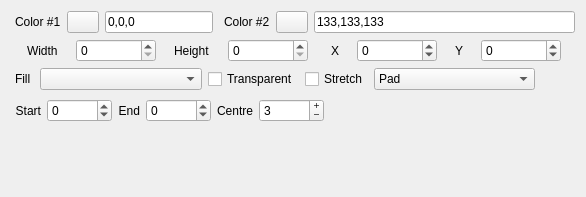
<?xml version="1.0" encoding="UTF-8"?>
<ui version="4.0">
 <class>Form</class>
 <widget class="QWidget" name="Form">
  <property name="geometry">
   <rect>
    <x>0</x>
    <y>0</y>
    <width>586</width>
    <height>197</height>
   </rect>
  </property>
  <property name="windowTitle">
   <string>Form</string>
  </property>
  <layout class="QVBoxLayout" name="verticalLayout_2">
   <item>
    <layout class="QVBoxLayout" name="verticalLayout">
     <property name="leftMargin">
      <number>4</number>
     </property>
     <item>
      <layout class="QHBoxLayout" name="horizontalLayout_8">
       <item>
        <widget class="QLabel" name="label_textColor">
         <property name="sizePolicy">
          <sizepolicy hsizetype="Fixed" vsizetype="Preferred">
           <horstretch>0</horstretch>
           <verstretch>0</verstretch>
          </sizepolicy>
         </property>
         <property name="minimumSize">
          <size>
           <width>31</width>
           <height>0</height>
          </size>
         </property>
         <property name="text">
          <string>Color #1</string>
         </property>
        </widget>
       </item>
       <item>
        <widget class="QPushButton" name="pushButton_color1">
         <property name="maximumSize">
          <size>
           <width>32</width>
           <height>32</height>
          </size>
         </property>
         <property name="text">
          <string/>
         </property>
         <property name="MaximumSize" stdset="0">
          <size>
           <width>32</width>
           <height>32</height>
          </size>
         </property>
        </widget>
       </item>
       <item>
        <widget class="QLineEdit" name="lineEdit_color1">
         <property name="sizePolicy">
          <sizepolicy hsizetype="Fixed" vsizetype="Fixed">
           <horstretch>0</horstretch>
           <verstretch>0</verstretch>
          </sizepolicy>
         </property>
         <property name="minimumSize">
          <size>
           <width>1</width>
           <height>0</height>
          </size>
         </property>
         <property name="text">
          <string>0,0,0</string>
         </property>
         <property name="maxLength">
          <number>12</number>
         </property>
        </widget>
       </item>
       <item>
        <spacer name="horizontalSpacer_9">
         <property name="orientation">
          <enum>Qt::Horizontal</enum>
         </property>
         <property name="sizeType">
          <enum>QSizePolicy::Fixed</enum>
         </property>
         <property name="sizeHint" stdset="0">
          <size>
           <width>5</width>
           <height>20</height>
          </size>
         </property>
        </spacer>
       </item>
       <item>
        <widget class="QLabel" name="label_textColor_2">
         <property name="sizePolicy">
          <sizepolicy hsizetype="Fixed" vsizetype="Preferred">
           <horstretch>0</horstretch>
           <verstretch>0</verstretch>
          </sizepolicy>
         </property>
         <property name="minimumSize">
          <size>
           <width>31</width>
           <height>0</height>
          </size>
         </property>
         <property name="text">
          <string>Color #2</string>
         </property>
        </widget>
       </item>
       <item>
        <widget class="QPushButton" name="pushButton_color2">
         <property name="maximumSize">
          <size>
           <width>32</width>
           <height>32</height>
          </size>
         </property>
         <property name="text">
          <string/>
         </property>
         <property name="MaximumSize" stdset="0">
          <size>
           <width>32</width>
           <height>32</height>
          </size>
         </property>
        </widget>
       </item>
       <item>
        <widget class="QLineEdit" name="lineEdit_color2">
         <property name="sizePolicy">
          <sizepolicy hsizetype="Minimum" vsizetype="Fixed">
           <horstretch>0</horstretch>
           <verstretch>0</verstretch>
          </sizepolicy>
         </property>
         <property name="minimumSize">
          <size>
           <width>1</width>
           <height>0</height>
          </size>
         </property>
         <property name="text">
          <string>133,133,133</string>
         </property>
         <property name="maxLength">
          <number>12</number>
         </property>
        </widget>
       </item>
      </layout>
     </item>
     <item>
      <layout class="QHBoxLayout" name="horizontalLayout_7">
       <property name="leftMargin">
        <number>0</number>
       </property>
       <item>
        <widget class="QLabel" name="label_xTitleAlign_2">
         <property name="sizePolicy">
          <sizepolicy hsizetype="Fixed" vsizetype="Preferred">
           <horstretch>0</horstretch>
           <verstretch>0</verstretch>
          </sizepolicy>
         </property>
         <property name="text">
          <string>Width</string>
         </property>
         <property name="alignment">
          <set>Qt::AlignLeading|Qt::AlignLeft|Qt::AlignVCenter</set>
         </property>
        </widget>
       </item>
       <item>
        <widget class="QSpinBox" name="spinBox_width">
         <property name="sizePolicy">
          <sizepolicy hsizetype="Fixed" vsizetype="Fixed">
           <horstretch>0</horstretch>
           <verstretch>0</verstretch>
          </sizepolicy>
         </property>
         <property name="maximumSize">
          <size>
           <width>80</width>
           <height>16777215</height>
          </size>
         </property>
         <property name="baseSize">
          <size>
           <width>0</width>
           <height>0</height>
          </size>
         </property>
         <property name="minimum">
          <number>0</number>
         </property>
         <property name="maximum">
          <number>999999999</number>
         </property>
         <property name="value">
          <number>0</number>
         </property>
        </widget>
       </item>
       <item>
        <widget class="QLabel" name="label_yTitleAlign_2">
         <property name="sizePolicy">
          <sizepolicy hsizetype="Fixed" vsizetype="Preferred">
           <horstretch>0</horstretch>
           <verstretch>0</verstretch>
          </sizepolicy>
         </property>
         <property name="text">
          <string>Height</string>
         </property>
        </widget>
       </item>
       <item>
        <widget class="QSpinBox" name="spinBox_height">
         <property name="sizePolicy">
          <sizepolicy hsizetype="Fixed" vsizetype="Fixed">
           <horstretch>0</horstretch>
           <verstretch>0</verstretch>
          </sizepolicy>
         </property>
         <property name="maximumSize">
          <size>
           <width>80</width>
           <height>16777215</height>
          </size>
         </property>
         <property name="maximum">
          <number>999999999</number>
         </property>
        </widget>
       </item>
       <item>
        <spacer name="horizontalSpacer_7">
         <property name="orientation">
          <enum>Qt::Horizontal</enum>
         </property>
         <property name="sizeType">
          <enum>QSizePolicy::Fixed</enum>
         </property>
         <property name="sizeHint" stdset="0">
          <size>
           <width>5</width>
           <height>20</height>
          </size>
         </property>
        </spacer>
       </item>
       <item>
        <widget class="QLabel" name="label_xTitleAlign">
         <property name="sizePolicy">
          <sizepolicy hsizetype="Fixed" vsizetype="Preferred">
           <horstretch>0</horstretch>
           <verstretch>0</verstretch>
          </sizepolicy>
         </property>
         <property name="text">
          <string>X</string>
         </property>
        </widget>
       </item>
       <item>
        <widget class="QSpinBox" name="spinBox_x">
         <property name="sizePolicy">
          <sizepolicy hsizetype="Fixed" vsizetype="Fixed">
           <horstretch>0</horstretch>
           <verstretch>0</verstretch>
          </sizepolicy>
         </property>
         <property name="maximumSize">
          <size>
           <width>80</width>
           <height>16777215</height>
          </size>
         </property>
         <property name="baseSize">
          <size>
           <width>0</width>
           <height>0</height>
          </size>
         </property>
         <property name="minimum">
          <number>-10000</number>
         </property>
         <property name="maximum">
          <number>10000</number>
         </property>
         <property name="value">
          <number>0</number>
         </property>
        </widget>
       </item>
       <item>
        <widget class="QLabel" name="label_yTitleAlign">
         <property name="sizePolicy">
          <sizepolicy hsizetype="Fixed" vsizetype="Preferred">
           <horstretch>0</horstretch>
           <verstretch>0</verstretch>
          </sizepolicy>
         </property>
         <property name="text">
          <string>Y</string>
         </property>
        </widget>
       </item>
       <item>
        <widget class="QSpinBox" name="spinBox_y">
         <property name="sizePolicy">
          <sizepolicy hsizetype="Fixed" vsizetype="Fixed">
           <horstretch>0</horstretch>
           <verstretch>0</verstretch>
          </sizepolicy>
         </property>
         <property name="maximumSize">
          <size>
           <width>80</width>
           <height>16777215</height>
          </size>
         </property>
         <property name="minimum">
          <number>-10000</number>
         </property>
         <property name="maximum">
          <number>10000</number>
         </property>
        </widget>
       </item>
      </layout>
     </item>
     <item>
      <layout class="QHBoxLayout" name="horizontalLayout_9">
       <property name="leftMargin">
        <number>0</number>
       </property>
       <item>
        <widget class="QLabel" name="label_textLayout">
         <property name="sizePolicy">
          <sizepolicy hsizetype="Fixed" vsizetype="Preferred">
           <horstretch>0</horstretch>
           <verstretch>0</verstretch>
          </sizepolicy>
         </property>
         <property name="text">
          <string>Fill </string>
         </property>
        </widget>
       </item>
       <item>
        <widget class="QComboBox" name="comboBox_fill">
         <property name="sizePolicy">
          <sizepolicy hsizetype="Minimum" vsizetype="Fixed">
           <horstretch>0</horstretch>
           <verstretch>0</verstretch>
          </sizepolicy>
         </property>
         <property name="currentIndex">
          <number>-1</number>
         </property>
         <property name="sizeAdjustPolicy">
          <enum>QComboBox::AdjustToContentsOnFirstShow</enum>
         </property>
        </widget>
       </item>
       <item>
        <widget class="QCheckBox" name="checkBox_trans">
         <property name="sizePolicy">
          <sizepolicy hsizetype="Fixed" vsizetype="Fixed">
           <horstretch>0</horstretch>
           <verstretch>0</verstretch>
          </sizepolicy>
         </property>
         <property name="text">
          <string>Transparent</string>
         </property>
        </widget>
       </item>
       <item>
        <widget class="QCheckBox" name="checkBox_stretch">
         <property name="sizePolicy">
          <sizepolicy hsizetype="Fixed" vsizetype="Fixed">
           <horstretch>0</horstretch>
           <verstretch>0</verstretch>
          </sizepolicy>
         </property>
         <property name="text">
          <string>Stretch</string>
         </property>
        </widget>
       </item>
       <item>
        <widget class="QComboBox" name="comboBox_spread">
         <item>
          <property name="text">
           <string>Pad</string>
          </property>
         </item>
         <item>
          <property name="text">
           <string>Reflect</string>
          </property>
         </item>
         <item>
          <property name="text">
           <string>Repeat</string>
          </property>
         </item>
        </widget>
       </item>
       <item>
        <spacer name="horizontalSpacer_2">
         <property name="orientation">
          <enum>Qt::Horizontal</enum>
         </property>
         <property name="sizeType">
          <enum>QSizePolicy::Minimum</enum>
         </property>
         <property name="sizeHint" stdset="0">
          <size>
           <width>40</width>
           <height>20</height>
          </size>
         </property>
        </spacer>
       </item>
      </layout>
     </item>
     <item>
      <layout class="QHBoxLayout" name="horizontalLayout_2">
       <item>
        <widget class="QStackedWidget" name="fillWidget">
         <property name="sizePolicy">
          <sizepolicy hsizetype="Preferred" vsizetype="Minimum">
           <horstretch>0</horstretch>
           <verstretch>0</verstretch>
          </sizepolicy>
         </property>
         <property name="lineWidth">
          <number>0</number>
         </property>
         <property name="currentIndex">
          <number>2</number>
         </property>
         <widget class="QWidget" name="blank"/>
         <widget class="QWidget" name="linearGradient">
          <widget class="QWidget" name="horizontalLayoutWidget">
           <property name="geometry">
            <rect>
             <x>-1</x>
             <y>0</y>
             <width>561</width>
             <height>31</height>
            </rect>
           </property>
           <layout class="QHBoxLayout" name="horizontalLayout">
            <item>
             <widget class="QLabel" name="label_xTitleAlign_4">
              <property name="sizePolicy">
               <sizepolicy hsizetype="Fixed" vsizetype="Preferred">
                <horstretch>0</horstretch>
                <verstretch>0</verstretch>
               </sizepolicy>
              </property>
              <property name="text">
               <string>Start</string>
              </property>
             </widget>
            </item>
            <item>
             <widget class="QSpinBox" name="spinBox_linearGradient_start">
              <property name="minimum">
               <number>-10000</number>
              </property>
              <property name="maximum">
               <number>10000</number>
              </property>
              <property name="singleStep">
               <number>10</number>
              </property>
             </widget>
            </item>
            <item>
             <widget class="QLabel" name="label">
              <property name="sizePolicy">
               <sizepolicy hsizetype="Fixed" vsizetype="Preferred">
                <horstretch>0</horstretch>
                <verstretch>0</verstretch>
               </sizepolicy>
              </property>
              <property name="text">
               <string>End</string>
              </property>
              <property name="alignment">
               <set>Qt::AlignRight|Qt::AlignTrailing|Qt::AlignVCenter</set>
              </property>
             </widget>
            </item>
            <item>
             <widget class="QSpinBox" name="spinBox_linearGradient_end">
              <property name="minimum">
               <number>-10000</number>
              </property>
              <property name="maximum">
               <number>10000</number>
              </property>
              <property name="singleStep">
               <number>10</number>
              </property>
             </widget>
            </item>
            <item>
             <spacer name="horizontalSpacer">
              <property name="orientation">
               <enum>Qt::Horizontal</enum>
              </property>
              <property name="sizeHint" stdset="0">
               <size>
                <width>40</width>
                <height>20</height>
               </size>
              </property>
             </spacer>
            </item>
           </layout>
          </widget>
         </widget>
         <widget class="QWidget" name="radialGradient">
          <widget class="QWidget" name="horizontalLayoutWidget_3">
           <property name="geometry">
            <rect>
             <x>-1</x>
             <y>-1</y>
             <width>561</width>
             <height>31</height>
            </rect>
           </property>
           <layout class="QHBoxLayout" name="horizontalLayout_3">
            <item>
             <widget class="QLabel" name="label_xTitleAlign_6">
              <property name="sizePolicy">
               <sizepolicy hsizetype="Fixed" vsizetype="Preferred">
                <horstretch>0</horstretch>
                <verstretch>0</verstretch>
               </sizepolicy>
              </property>
              <property name="text">
               <string>Start</string>
              </property>
              <property name="alignment">
               <set>Qt::AlignRight|Qt::AlignTrailing|Qt::AlignVCenter</set>
              </property>
             </widget>
            </item>
            <item>
             <widget class="QSpinBox" name="spinBox_radialGradient_start">
              <property name="minimum">
               <number>-10000</number>
              </property>
              <property name="maximum">
               <number>10000</number>
              </property>
              <property name="singleStep">
               <number>10</number>
              </property>
             </widget>
            </item>
            <item>
             <widget class="QLabel" name="label_3">
              <property name="sizePolicy">
               <sizepolicy hsizetype="Fixed" vsizetype="Preferred">
                <horstretch>0</horstretch>
                <verstretch>0</verstretch>
               </sizepolicy>
              </property>
              <property name="text">
               <string>End</string>
              </property>
              <property name="alignment">
               <set>Qt::AlignRight|Qt::AlignTrailing|Qt::AlignVCenter</set>
              </property>
             </widget>
            </item>
            <item>
             <widget class="QSpinBox" name="spinBox_radialGradient_end">
              <property name="minimum">
               <number>-10000</number>
              </property>
              <property name="maximum">
               <number>10000</number>
              </property>
              <property name="singleStep">
               <number>10</number>
              </property>
             </widget>
            </item>
            <item>
             <widget class="QLabel" name="label_4">
              <property name="sizePolicy">
               <sizepolicy hsizetype="Fixed" vsizetype="Preferred">
                <horstretch>0</horstretch>
                <verstretch>0</verstretch>
               </sizepolicy>
              </property>
              <property name="text">
               <string>Centre</string>
              </property>
              <property name="alignment">
               <set>Qt::AlignRight|Qt::AlignTrailing|Qt::AlignVCenter</set>
              </property>
             </widget>
            </item>
            <item>
             <widget class="QSpinBox" name="spinBox_radialGradient_spread">
              <property name="buttonSymbols">
               <enum>QAbstractSpinBox::PlusMinus</enum>
              </property>
              <property name="minimum">
               <number>-10000</number>
              </property>
              <property name="maximum">
               <number>10000</number>
              </property>
              <property name="value">
               <number>3</number>
              </property>
             </widget>
            </item>
            <item>
             <spacer name="horizontalSpacer_3">
              <property name="orientation">
               <enum>Qt::Horizontal</enum>
              </property>
              <property name="sizeHint" stdset="0">
               <size>
                <width>40</width>
                <height>20</height>
               </size>
              </property>
             </spacer>
            </item>
           </layout>
          </widget>
         </widget>
        </widget>
       </item>
      </layout>
     </item>
    </layout>
   </item>
  </layout>
 </widget>
 <resources/>
 <connections/>
</ui>
